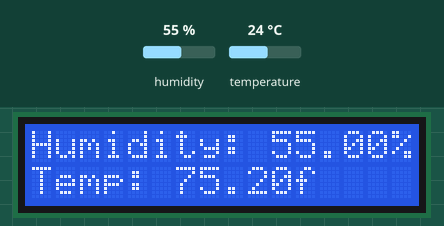
Recording of a sketch running on a simulated Arduino Uno, built with avr-gcc and run on an emulated ATmega328P. Shown: 16×2 character LCD. The test bench sets the inputs (shaded band); at power-on: humidity 55 %, temperature 24 °C.

Above: at 1.2 s.
1.3 s: humidity set to 22 %
At 2.7 s:
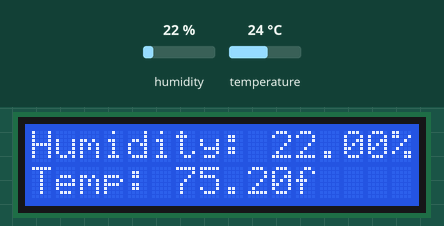
7.3 s: temperature set to 41 °C
At 9.1 s:
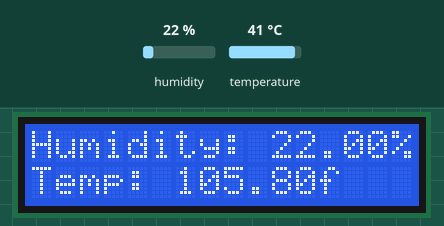
13.3 s: temperature set to 12 °C
At 15.4 s:
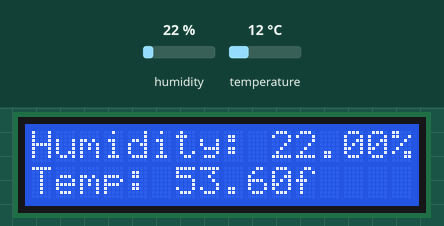
19.3 s: humidity set to 40 %
At 21.8 s:
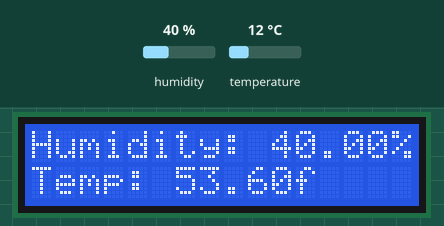
25.3 s: temperature set to 41 °C
At 27.0 s:
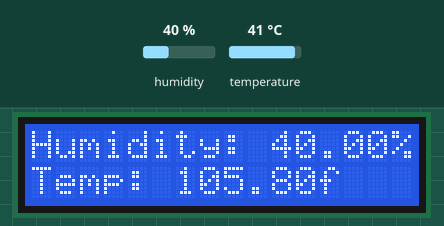
31.3 s: temperature set to 19 °C
At 33.3 s:
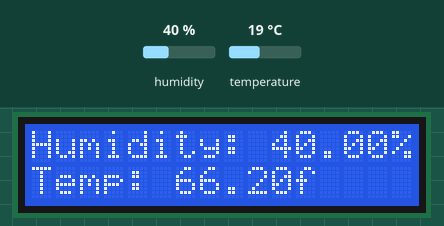
Timing chart, 0 to 34.8 s (numbered marks = the images above; inputs shaded):
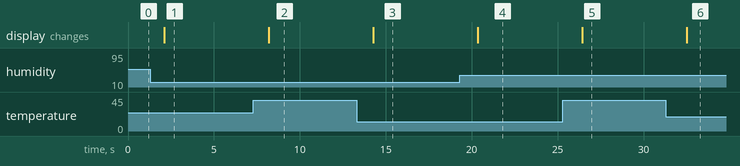

The sketch:

Humidity_Temp_LCD.ino
```cpp
// Define DHT values and Crystal
#include <LiquidCrystal.h>
#include "DHT.h"
#define DHTPin 8
#define DHTTYPE DHT11
LiquidCrystal lcd(12, 11, 5, 4, 3, 2);
DHT dht(DHTPin, DHTTYPE);
void setup() {
  // Begin DHT and LCD
  dht.begin(); // Start Sensor
  lcd.begin(16, 2); // LCD screen is 16 with 2 lines
}

void loop() {
  // Read value for Humidity and Temperature
  float h = dht.readHumidity();
  float t = dht.readTemperature();
  // Change from Celcius to Fahrenheit
  t = t * 9/ 5 + 32;

  // Check if sensor is working
  if (isnan(t) || isnan(h)){
    lcd.setCursor(0, 0);
    lcd.print("Failed to read from DHT");
    }
  // else show the results
  else{
    lcd.clear();
    lcd.setCursor(0, 0);
    lcd.print("Humidity: ");
    lcd.print(h);
    lcd.print("%");
    lcd.setCursor(0, 1);
    lcd.print("Temp: ");
    lcd.print(t);
    lcd.print("f");
    }
}
```

Measured:
- after the input at 1.3 s, the display: changes after 0.82 s (image 1)
- after the input at 7.3 s, the display: changes after 0.90 s (image 2)
- after the input at 13.3 s, the display: changes after 0.98 s (image 3)
- after the input at 19.3 s, the display: changes after 1.1 s (image 4)
- after the input at 25.3 s, the display: changes after 1.1 s (image 5)
- after the input at 31.3 s, the display: changes after 1.2 s (image 6)
